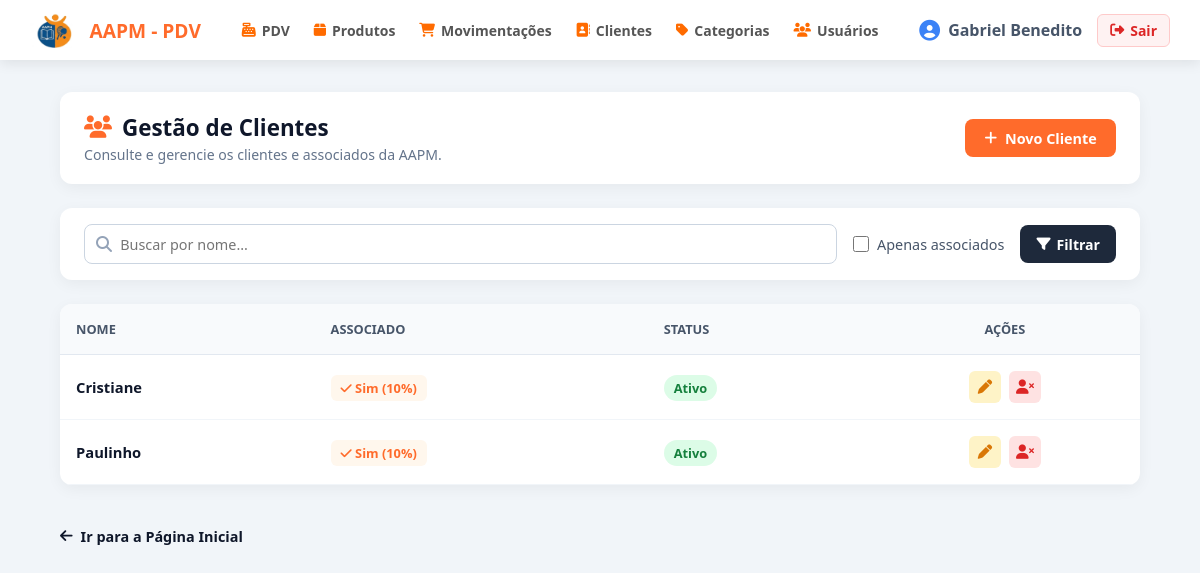
The app's page /clientes/ (signed in), older data.
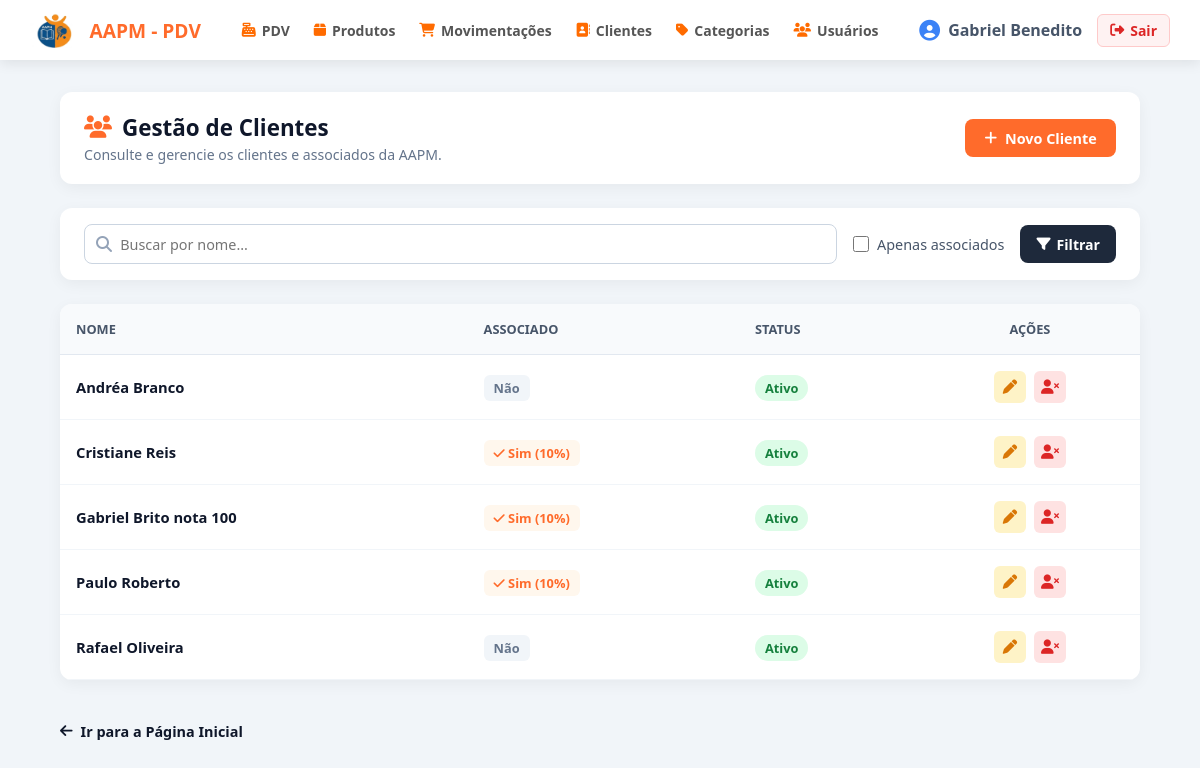
The same page, newer data.
### app/models/cliente.py (models this page shows, shortened)
class Cliente(Base):
    __tablename__ = "clientes"
    id         = Column(Integer, primary_key=True, index=True)
    nome       = Column(String(150), nullable=False, index=True)
    is_associado = Column(Boolean, default=False, nullable=False)
    ativo      = Column(Boolean, default=True)
    criado_em  = Column(DateTime, server_default=func.now())
    vendas = relationship("Venda", back_populates="cliente")

### app/controllers/cliente_controller.py (the view)
@router.get("/")
def listar_clientes(
    request: Request,
    busca: str = "",
    apenas_associados: bool = False,
    db: Session = Depends(get_db),
    admin = Depends(get_admin)
):
    query = db.query(Cliente)
    if busca:
        query = query.filter(Cliente.nome.ilike(f"%{busca}%"))
    if apenas_associados:
        query = query.filter(Cliente.is_associado == True)
    clientes = query.order_by(Cliente.nome).all()
    total_associados = db.query(Cliente).filter(
        Cliente.is_associado == True,
        Cliente.ativo == True
    ).count()
    return templates.TemplateResponse(
        request,
        "clientes/index.html",
        {
            "request":           request,
            "usuario":           admin,
            "clientes":          clientes,
            "busca":             busca,
            "apenas_associados": apenas_associados,
            "total_associados":  total_associados,
        }
    )

### app/templates/clientes/index.html (shortened to what this page needs)
{% extends "base.html" %}
{% block content %}
<link rel="stylesheet" href="{{ url_for('static', path='CSS/clientes.css') }}">
<section class="page-card header-card">
    <div class="title-group">
        <h2><i class="fa-solid fa-users"></i> Gestão de Clientes</h2>
        <p>Consulte e gerencie os clientes e associados da AAPM.</p>
    </div>
    <a href="/clientes/novo" class="btn-primary">
        <i class="fa-solid fa-plus"></i> Novo Cliente
    </a>
</section>
<section class="page-card filter-card">
    <form method="get" action="/clientes" class="filter-form">
        <div class="search-box">
            <i class="fa-solid fa-magnifying-glass"></i>
            <input type="text" name="busca" placeholder="Buscar por nome..." value="{{ busca or '' }}">
        </div>
        <label class="checkbox-filter">
            <input type="checkbox" name="apenas_associados" value="true" {{ 'checked' if apenas_associados }}>
            <span>Apenas associados</span>
        </label>
        <div class="filter-actions">
            <button type="submit" class="btn-filter">
                <i class="fa-solid fa-filter"></i> Filtrar
            </button>
        </div>
    </form>
</section>
<section class="page-card table-card">
    <table class="custom-table">
        <thead>
            <tr>
                <th>NOME</th>
                <th>ASSOCIADO</th>
                <th>STATUS</th>
                <th style="text-align: center;">AÇÕES</th>
            </tr>
        </thead>
        <tbody>
            {% for c in clientes %}
            <tr>
                <td class="col-name">{{ c.nome }}</td>
                <td>
                    {% if c.is_associado %}
                        <span class="badge-cat"><i class="fa-solid fa-check"></i> Sim (10%)</span>
                    {% else %}
                        <span class="badge-gray">Não</span>
                    {% endif %}
                </td>
                <td>
                    {% if c.ativo %}
                        <span class="badge-stock stock-ok">Ativo</span>
                    {% else %}
                        <span class="badge-stock stock-low">Inativo</span>
                    {% endif %}
                </td>
                <td>
                    <div class="actions-wrapper">
                        <a href="/clientes/{{ c.id }}/editar" class="btn-icon edit" title="Editar">
                            <i class="fa-solid fa-pen"></i>
                        </a>
                        <form action="/clientes/{{ c.id }}/toggle-ativo" method="post" style="display:inline">
                            {% if c.ativo %}
                                <button type="submit" class="btn-icon delete" title="Desativar"
                                        onclick="return confirm('Deseja realmente desativar este cliente?');">
                                    <i class="fa-solid fa-user-xmark"></i>
                                </button>
                            {% else %}
                                <button type="submit" class="btn-icon enable" title="Ativar"
                                        onclick="return confirm('Deseja realmente ativar este cliente?');">
                                    <i class="fa-solid fa-user-check"></i>
                                </button>
                            {% endif %}
                        </form>
                    </div>
                </td>
            </tr>
            {% endfor %}
        </tbody>
    </table>
</section>
<div style="margin-top: 15px;">
    <a href="/" style="text-decoration: none; color: #0f172a; font-weight: 600; font-size: 0.9rem; display: inline-flex; align-items: center; gap: 8px;">
        <i class="fa-solid fa-arrow-left"></i> Ir para a Página Inicial
    </a>
</div>
{% endblock %}

Row changes from the older to the newer data that the page shows:
added Cliente: nome "Andréa Branco", is_associado "Não", ativo "Ativo"
changed Cliente: nome "Cristiane" → "Cristiane Reis"
added Cliente: nome "Gabriel Brito nota 100", is_associado True (drawn), ativo "Ativo"
changed Cliente: nome "Paulinho" → "Paulo Roberto"
added Cliente: nome "Rafael Oliveira", is_associado "Não", ativo "Ativo"
